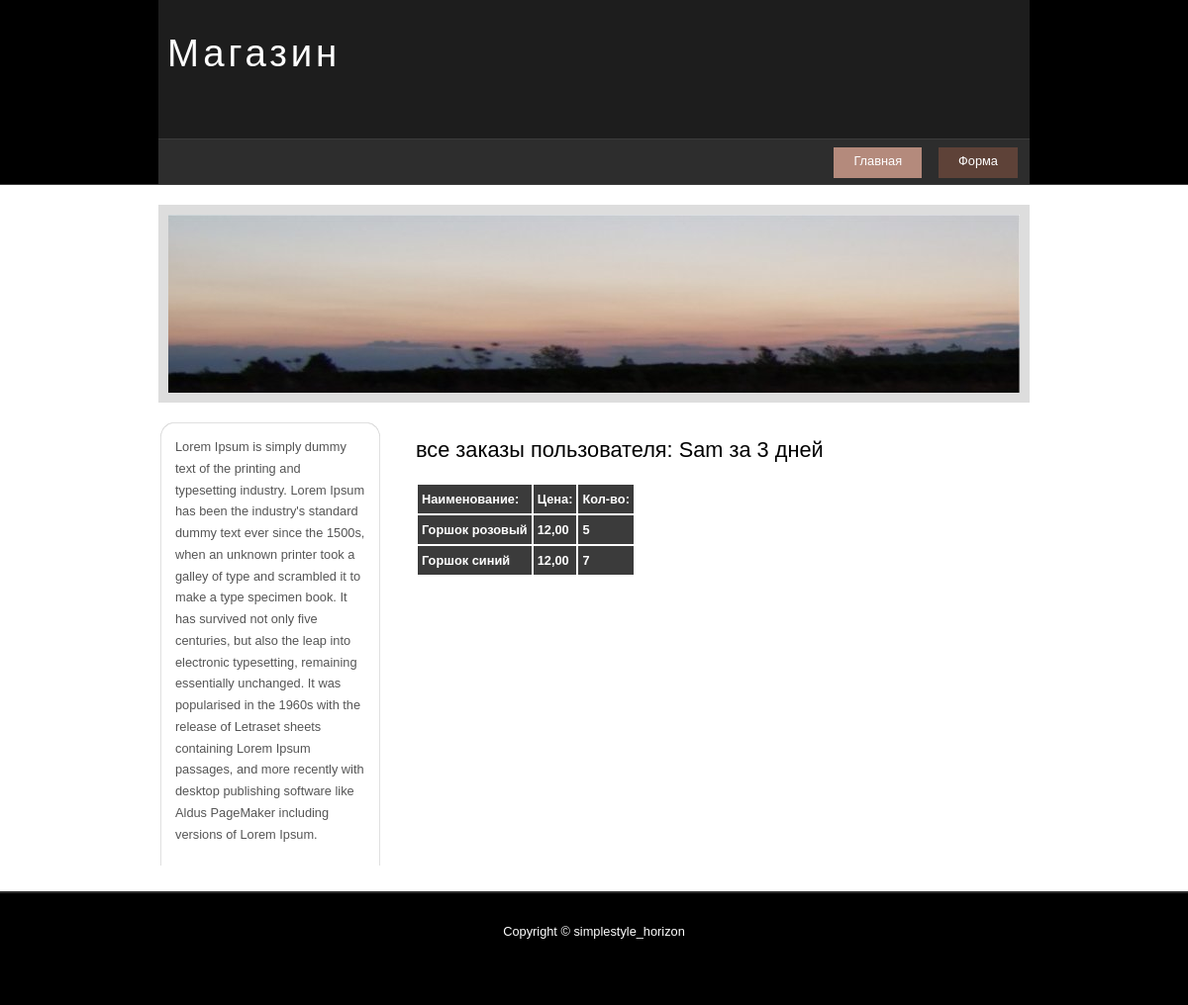
Page /les2/all_orders_sorted/3/3/ on the committed database.
### myapp2/models.py (models this page shows, shortened)
class User(models.Model):
    name = models.CharField(max_length=100)
    email = models.EmailField()
    password = models.CharField(max_length=100)
    phone = models.CharField(max_length=20)
    address = models.CharField(max_length=100)
    date_registration = models.DateField(auto_now_add=True)

class Product(models.Model):
    product_name = models.CharField(max_length=100)
    category = models.ForeignKey(Category, on_delete=models.CASCADE)
    product_description = models.TextField()
    price_product = models.DecimalField(max_digits=8, decimal_places=2)
    quantity_product = models.IntegerField()
    image = models.ImageField(upload_to='images')
    date_add_product = models.DateField(auto_now_add=True)

### myapp2/views.py (the view)
# urls.py: path('all_orders_sorted/<int:user_id>/<int:days_ago>/', all_orders_sorted, name='all_orders_sorted'),
def all_orders_sorted(request, user_id, days_ago):
    products = []
    product_list = []
    now = date.today()
    before = now - timedelta(days=days_ago)
    user = User.objects.filter(pk=user_id).first()
    orders = Order.objects.filter(customer=user, date_ordered__range=(before, now)).all()
    for order in orders:
        products = order.products.all()
        for product in products:
            if product not in product_list:
                product_list.append(product)
    return render(request, 'myapp2/all_orders_sorted.html', {'user': user,
                                                             'product_list': product_list, 'days': days_ago})

### myapp2/templates/myapp2/all_orders_sorted.html
{% extends 'myapp2/base.html' %}
{% block content %}
        <h1>все заказы пользователя: {{ user.name }} за {{ days }} дней</h1>
        <table>
           <tr><th>Наименование:</th><th>Цена:</th><th>Кол-во:</th></tr>
           {% for i in product_list %}
           <tr><th>{{ i.product_name }}</th><th>{{ i.price_product }}</th><th>{{ i.quantity_product }}</th></tr>
           {% endfor %}
       </table>
{% endblock %}

### myapp2/templates/static/style.css (style rules this page uses)
html { height: 100%; }
* { margin: 0; padding: 0; }
body { font: normal .80em 'trebuchet ms', arial, sans-serif; background: #FFF; color: #555; }
h1, h2, h3, h4, h5, h6 { color: #362C20; letter-spacing: 0em; padding: 0 0 5px 0; }
h1, h2, h3 { font: normal 170% 'century gothic', arial; margin: 0 0 15px 0; padding: 15px 0 5px 0; color: #000; }
table { margin: 10px 0 30px 0; }
table tr th, table tr td { background: #3B3B3B; color: #FFF; padding: 7px 4px; text-align: left; }

### rows in the picture
User: name "Sam"
Product: product_name "Горшок розовый", price_product "12,00", quantity_product "5"
Product: product_name "Горшок синий", price_product "12,00", quantity_product "7"

### other values in the picture
{{ days }} "3"
